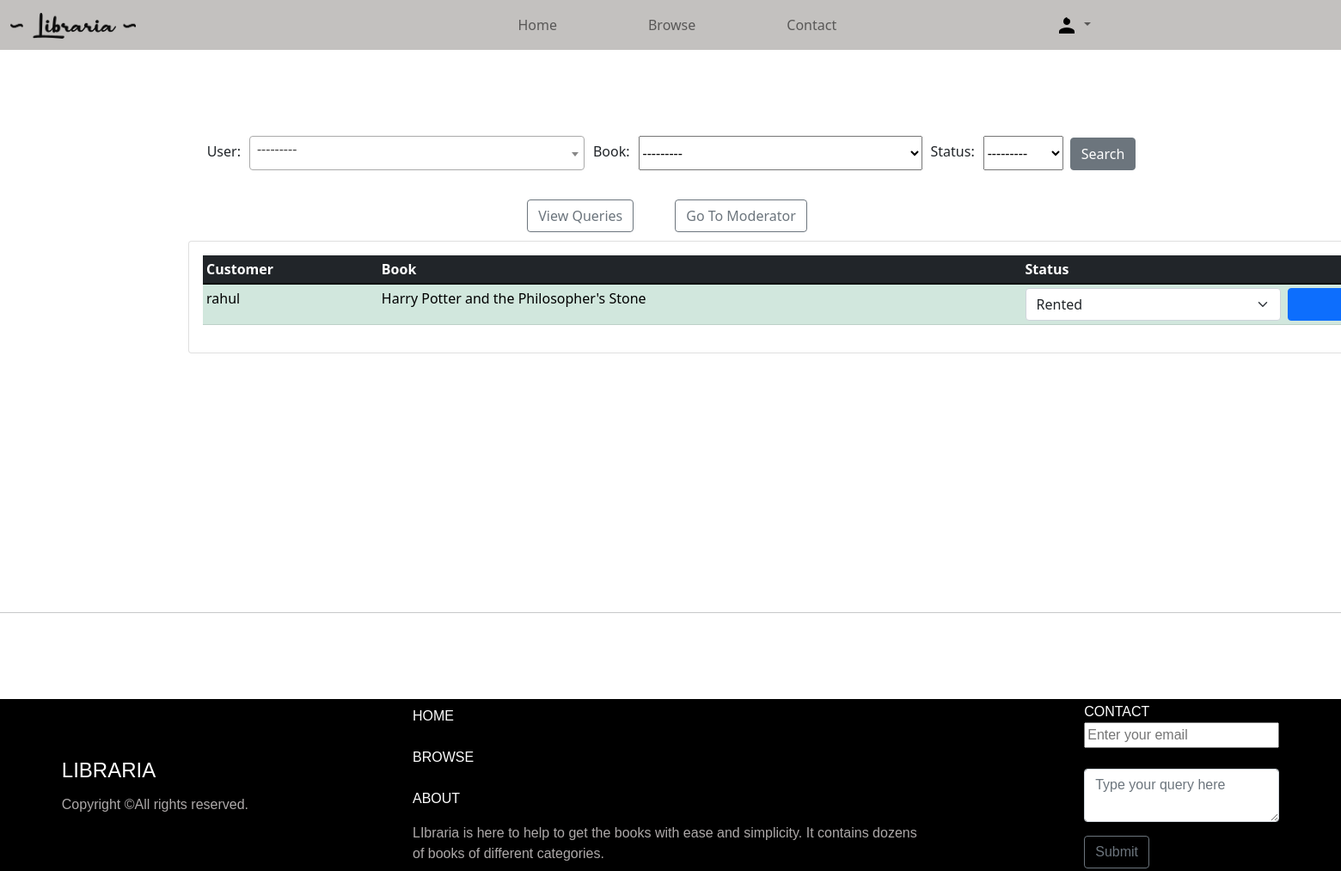
The page /customers/ (signed in) on the database its author committed.
### accounts/models.py (models this page shows, shortened)
class Order(models.Model):
    STATUS=(('Rented','Rented'),('Pending','Pending'),('Returned','Returned'))
    user=models.ForeignKey(User,on_delete=models.CASCADE,null=True)
    book=models.ForeignKey(Book, max_length=200, on_delete=models.SET_NULL,null=True)
    status=models.CharField(max_length=200, null=True,choices=STATUS)
    dateordered=models.DateTimeField(auto_now_add=True, null=True)

class Book(models.Model):
    name=models.CharField(max_length=200, null= True)
    category=models.ManyToManyField(Category,related_name='category')
    author=models.CharField(max_length=200,null=True)
    quantity=models.IntegerField(null=True,blank=True)
    language=models.ForeignKey(Language,on_delete=models.CASCADE,null=True,blank=True)
    dimennsions=models.CharField(max_length=100,null=True,blank=True)
    description=models.TextField(max_length=5000,null=True,blank=True)
    image=models.ImageField(default='defaultbook.png',null=True,blank=True)
    upvote=models.ManyToManyField(User,blank=True,related_name='upvote')
    downvote=models.ManyToManyField(User,blank=True,related_name='downvote')
    def __str__(self):
        return self.name

### accounts/decorators.py (the view)
        def wrap_func(request,*args, **kwargs):
            group=None
            if request.user.groups.exists():
                group=request.user.groups.all()[0].name
            if group in allowed_roles:
                return view_func(request,*args, **kwargs)
            else:
                return HttpResponse("not authorized")

### accounts/views.py (called while the page is built)
@login_required(login_url='login')
@allowedUsers(['admin'])
def customers(request):
    group_admin=Group.objects.get(name='admin')
    admin_users=User.objects.filter(groups=group_admin)
    orders=Order.objects.all().order_by('user','dateordered')
    myfilter=Orderfilter(request.GET,queryset=orders)
    orders=myfilter.qs
    context={'orders':orders,'myfilter':myfilter,'admin_users':admin_users}
    return render(request, 'accounts/customers.html',context)

### accounts/templates/accounts/customers.html (shortened to what this page needs)
{% extends 'accounts/main.html' %} {% block content %}
<br><br>
<br><br>
<form id="searchorder" action="" method="GET">
  {{myfilter.form}}
<button class="btn btn-secondary mx-2 search input" type="submit">Search</button>
</form>
<br>
<div class="btns" style="display:flex;padding: 10px; justify-content: center; align-items: center; ">
  <a href="{% url 'viewquery' %}" type="button" class="btn btn-outline-secondary me-5">View Queries</a>
  <a href="{% url 'moderator' %}" type="button" class="btn btn-outline-secondary me-2">Go To Moderator</a>
</div>
<div style="height: 52vh;justify-content: center; align-items:top; display: flex; width: 70%;">
  <div class="row" >
    <div class="col-md">
      <div class="card card-body" style="width: 230%;">
        <table class="table table-success tabble-stripped table-sm" style="justify-content: center; align-items: center; ">
          <thead class="table-dark">
            <tr>
              <th>Customer</th>
              <th>Book</th>
              <th>Status</th>
              <th></th>
            </tr>
          </thead>
          <tbody>
            {% for i in orders %}
            <tr>
              <form action="{% url 'saveorder' i.id  %}" method="POST">
                <td>{{i.user}}</td>
                <td>{{i.book.name}}</td>
                <td><select name="status" class="form-select" aria-label="Default select example">
                  <option selected>{{i.status}}</option>
                </select></td>
                <td>
                  <input type="submit" value="Update" class="btn btn-primary  sm" style="width: 100%;" >
                </td>
              </form>
            </tr>
          </tbody>
        {% endfor %}
      </table>
    </div>
  </div>
</div>
</div>
{% endblock %}

### static/css/style.css (style rules this page uses)
* { box-sizing: border-box; }

### accounts/templates/accounts/customers.html (style rules this page uses)
#searchorder { justify-content: center; align-items: end; display: flex }
label { padding: 10px; }
#searchorder select,#searchorder span { height: 40px; }

### accounts/templates/accounts/footer.html (style rules this page uses)
html { position: relative; }
body { margin-bottom: 300px; }

### rows shown on the page
Order: user "rahul", book.name "Harry Potter and the Philosopher's Stone", status "Rented"
